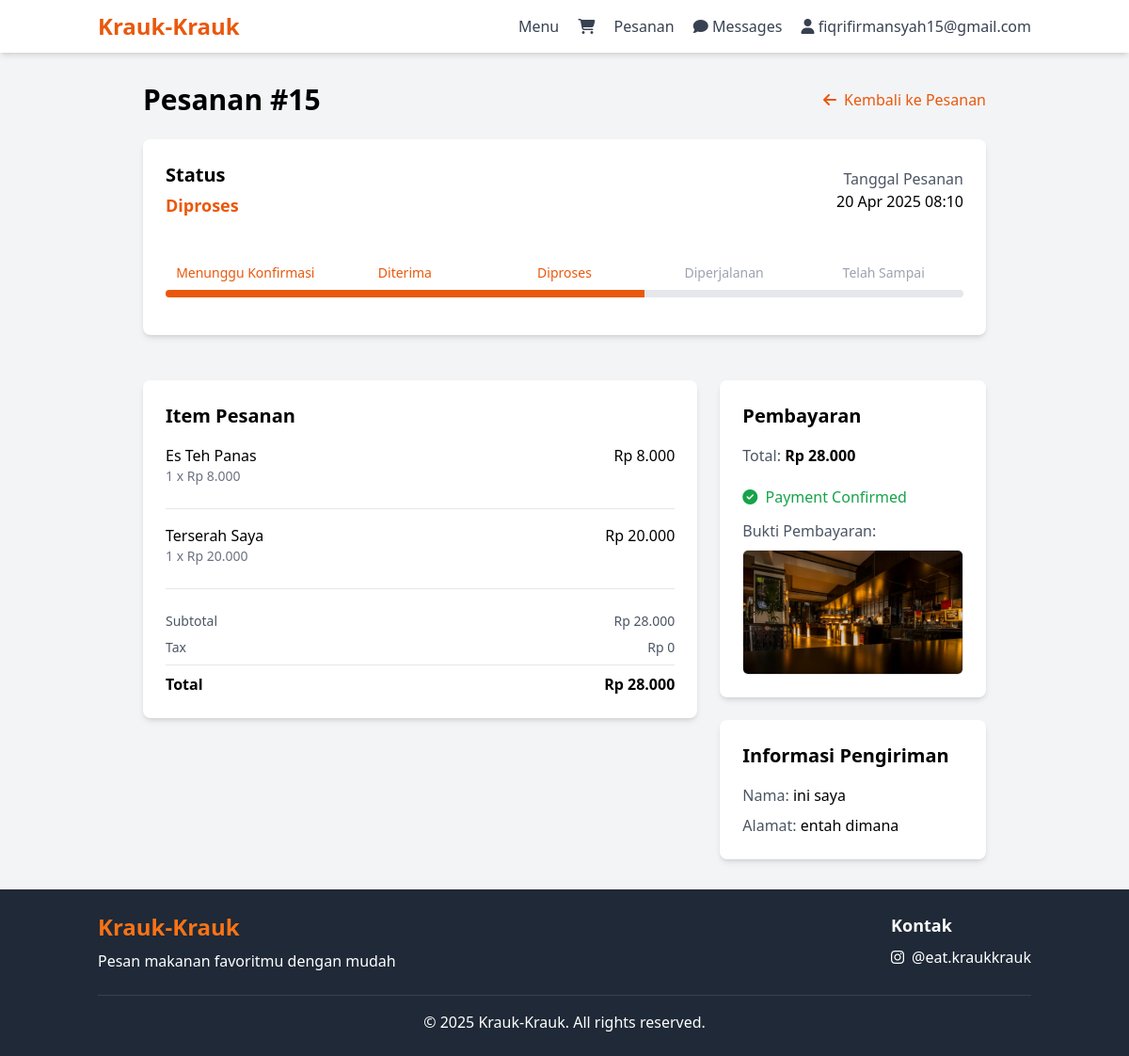
/customer/orders.php?id=15 (signed in), run on the app's committed database.
### tables this page shows
CREATE TABLE `pesanan` (
  `id` int NOT NULL,
  `id_customer` int NOT NULL,
  `total_harga` decimal(10,2) NOT NULL,
  `status` enum('Menunggu Konfirmasi','Diterima','Diproses','Diperjalanan','Telah Sampai','Dibatalkan Olen Penjual','Gagal') NOT NULL DEFAULT 'Menunggu Konfirmasi',
  `bukti_pembayaran` varchar(255) DEFAULT NULL,
  `waktu_pemesanan` timestamp NOT NULL DEFAULT CURRENT_TIMESTAMP,
  `nama_pemesan` varchar(100) NOT NULL,
  `alamat_pemesan` text NOT NULL,
  `notes` text,
  `latitude` decimal(10,8) DEFAULT NULL,
  `longitude` decimal(11,8) DEFAULT NULL
);

CREATE TABLE `pesanan_detail` (
  `id` int NOT NULL,
  `id_pesanan` int NOT NULL,
  `id_menu` int NOT NULL,
  `jumlah` int NOT NULL DEFAULT '1',
  `harga_satuan` decimal(10,2) NOT NULL
);

CREATE TABLE `menu` (
  `id` int NOT NULL,
  `nama` varchar(255) NOT NULL,
  `deskripsi` text NOT NULL,
  `gambar` varchar(255) NOT NULL,
  `harga` decimal(10,2) NOT NULL,
  `stok` int NOT NULL DEFAULT '0'
);

### customer/orders.php (the view, shortened to what this page needs)
<?php
require_once '../includes/header.php';
if (isset($_GET['id'])) {
    $order_id = (int)$_GET['id'];
    $stmt = $pdo->prepare("
        SELECT p.*, a.email
        FROM pesanan p
        JOIN akun a ON p.id_customer = a.id
        WHERE p.id = ? AND p.id_customer = ?
    ");
    $stmt->execute([$order_id, $_SESSION['user_id']]);
    $order = $stmt->fetch();
    if ($order) {
        $stmt = $pdo->prepare("
            SELECT pd.*, m.nama as menu_name, m.harga as menu_price
            FROM pesanan_detail pd
            JOIN menu m ON pd.id_menu = m.id
            WHERE pd.id_pesanan = ?
        ");
        $stmt->execute([$order_id]);
        $order_items = $stmt->fetchAll();
    }
}
?>
<div class="container mx-auto px-4 py-8">
    <?php if (isset($order)): ?>
        <div class="max-w-4xl mx-auto">
            <div class="flex justify-between items-center mb-6">
                <h1 class="text-3xl font-bold">Pesanan #<?= $order['id'] ?></h1>
                <a href="../customer/orders.php" class="text-orange-600 hover:underline inline-flex items-center">
                    <i class="fas fa-arrow-left mr-2"></i> Kembali ke Pesanan
                </a>
            </div>
            <div class="grid grid-cols-1 md:grid-cols-3 gap-6">
                <div class="md:col-span-3">
                    <div class="bg-white rounded-lg shadow-md p-6 mb-6">
                        <div class="flex flex-wrap justify-between items-center mb-4">
                            <div>
                                <h2 class="text-xl font-semibold">Status</h2>
                                <p class="text-lg font-bold text-orange-600 mt-1"><?= htmlspecialchars($order['status']) ?></p>
                            </div>
                            <div class="text-right">
                                <p class="text-gray-600">Tanggal Pesanan</p>
                                <p class="font-medium"><?= date('d M Y H:i', strtotime($order['waktu_pemesanan'])) ?></p>
                            </div>
                        </div>
                        <div class="relative pt-8">
                            <?php
                            $statuses = ['Menunggu Konfirmasi', 'Diterima', 'Diproses', 'Diperjalanan', 'Telah Sampai'];
                            $currentStatusIndex = array_search($order['status'], $statuses);
                            ?>
                            <div class="flex justify-between mb-2">
                                <?php foreach ($statuses as $index => $status): ?>
                                <div class="text-center flex-1">
                                    <div class="<?= $index <= $currentStatusIndex ? 'text-orange-600' : 'text-gray-400' ?> text-xs md:text-sm">
                                        <?= $status ?>
                                    </div>
                                </div>
                                <?php endforeach; ?>
                            </div>
                            <div class="overflow-hidden h-2 mb-4 flex rounded bg-gray-200">
                                <?php
                                $progressWidth = ($currentStatusIndex + 1) * 20;
                                ?>
                                <div style="width: <?= $progressWidth ?>%" class="shadow-none flex flex-col text-center whitespace-nowrap text-white justify-center bg-orange-600"></div>
                            </div>
                        </div>
                    </div>
                </div>
                <div class="md:col-span-2">
                    <div class="bg-white rounded-lg shadow-md p-6 mb-6">
                        <h2 class="text-xl font-semibold mb-4">Item Pesanan</h2>
                        <div class="space-y-4">
                            <?php foreach ($order_items as $item): ?>
                            <div class="border-b pb-4">
                                <div class="flex justify-between items-start mb-2">
                                    <div>
                                        <p class="font-medium"><?= htmlspecialchars($item['menu_name']) ?></p>
                                        <p class="text-sm text-gray-500"><?= $item['jumlah'] ?> x Rp <?= number_format($item['harga_satuan'], 0, ',', '.') ?></p>
                                    </div>
                                    <p class="font-medium">Rp <?= number_format($item['jumlah'] * $item['harga_satuan'], 0, ',', '.') ?></p>
                                </div>
                            </div>
                            <?php endforeach; ?>
                            <div class="pt-2 space-y-2">
                                <div class="flex justify-between items-center text-sm text-gray-600">
                                    <p>Subtotal</p>
                                    <?php
                                    $subtotal = 0;
                                    $addon_total_all = 0;
                                    foreach ($order_items as $item) {
                                        $subtotal += $item['jumlah'] * $item['harga_satuan'];
                                    }
                                    $items_total = $subtotal + $addon_total_all;
                                    $tax = $order['total_harga'] - $items_total;
                                    ?>
                                    <p>Rp <?= number_format($items_total, 0, ',', '.') ?></p>
                                </div>
                                <div class="flex justify-between items-center text-sm text-gray-600">
                                    <p>Tax</p>
                                    <p>Rp <?= number_format($tax, 0, ',', '.') ?></p>
                                </div>
                                <div class="flex justify-between items-center font-bold pt-2 border-t mt-2">
                                    <p>Total</p>
                                    <p>Rp <?= number_format($order['total_harga'], 0, ',', '.') ?></p>
                                </div>
                            </div>
                        </div>
                    </div>
                </div>
                <div class="md:col-span-1">
                    <div class="bg-white rounded-lg shadow-md p-6 mb-6">
                        <h2 class="text-xl font-semibold mb-4">Pembayaran</h2>
                        <div class="space-y-3">
                            <p><span class="text-gray-600 font-medium">Total:</span>
                               <span class="font-bold">Rp <?= number_format($order['total_harga'], 0, ',', '.') ?></span>
                            </p>
                            <div class="pt-2">
                                <?php if (!empty($order['bukti_pembayaran'])): ?>
                                <p class="text-green-600 mb-3"><i class="fas fa-check-circle mr-1"></i> Payment Confirmed</p>
                                <div>
                                    <p class="text-gray-600 mb-2">Bukti Pembayaran:</p>
                                    <img src="../assets/images/uploads/<?= htmlspecialchars($order['bukti_pembayaran']) ?>"
                                         alt="Payment Proof"
                                         class="w-full rounded-md border">
                                </div>
                                <?php else: ?>
                                <p class="text-red-600"><i class="fas fa-exclamation-circle mr-1"></i> Tidak ada bukti pembayaran terkirim</p>
                                <?php endif; ?>
                            </div>
                        </div>
                    </div>
                    <div class="bg-white rounded-lg shadow-md p-6">
                        <h2 class="text-xl font-semibold mb-4">Informasi Pengiriman</h2>
                        <div class="space-y-2">
                            <p><span class="text-gray-600">Nama:</span> <?= htmlspecialchars($order['nama_pemesan']) ?></p>
                            <p><span class="text-gray-600">Alamat:</span> <?= nl2br(htmlspecialchars($order['alamat_pemesan'])) ?></p>
                        </div>
                    </div>
                </div>
            </div>
        </div>
    <?php endif; ?>
</div>
<?php require_once '../includes/footer.php'; ?>

### data on the page
pesanan: id "15", status "Diproses", waktu_pemesanan "20 Apr 2025 08:10", total_harga "0", total_harga "28.000", bukti_pembayaran (picture), nama_pemesan "ini saya", alamat_pemesan "entah dimana"
pesanan_detail: id_menu.nama "Es Teh Panas", jumlah "1", harga_satuan "8.000", $item['jumlah'] * $item['harga_satuan'] "8.000"
pesanan_detail: id_menu.nama "Terserah Saya", jumlah "1", harga_satuan "20.000", $item['jumlah'] * $item['harga_satuan'] "20.000"

### other printed values
$_SESSION['email'] "fiqrifirmansyah15@gmail.com"
$status "Menunggu Konfirmasi"
$status "Diterima"
$status "Diproses"
$status "Diperjalanan"
$status "Telah Sampai"
$items_total "28.000"
